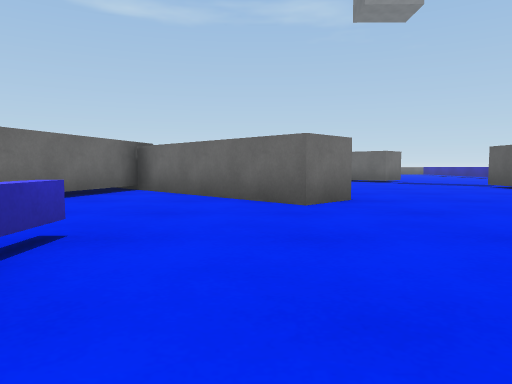
view 1 (above)

24 first-person views from a walk through a scene from a Unity 3-D project. The camera is 0.53 m above the floor, tilts 4° down and sees 70° across. The floor is counted in squares, 1 m on a side. Each view is taken from the middle of a square. On the plan, view 1 faces up. The plan holds only what a view shows up to about 9 squares ahead; the rest is blank. The place goes on beyond the plan. The player character is not drawn.

view 2
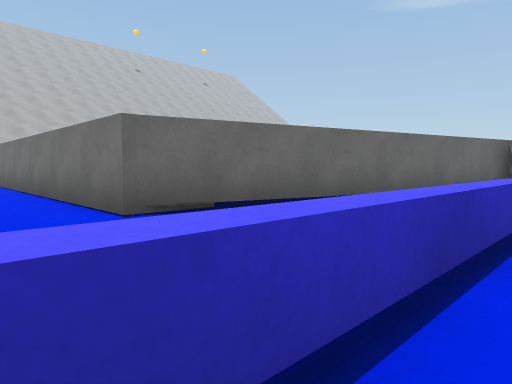

view 3
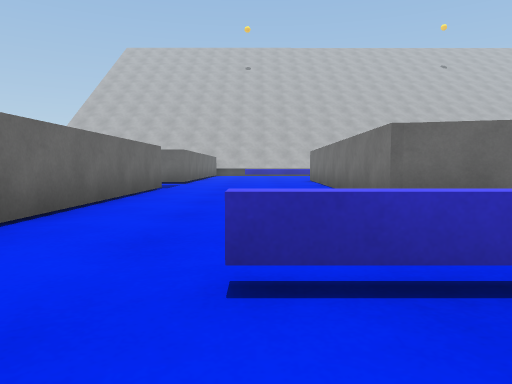

view 4
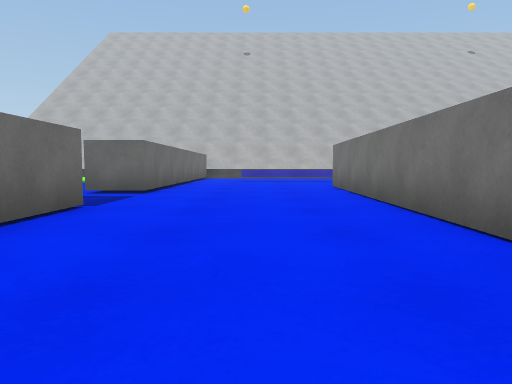

view 5
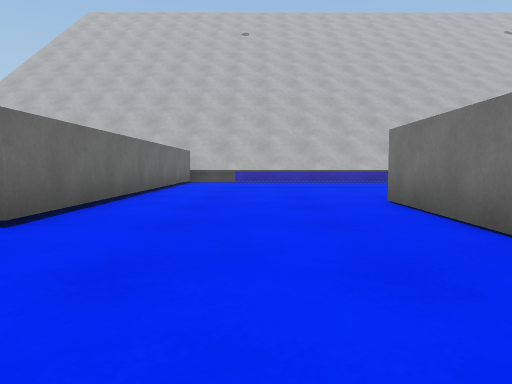

view 6
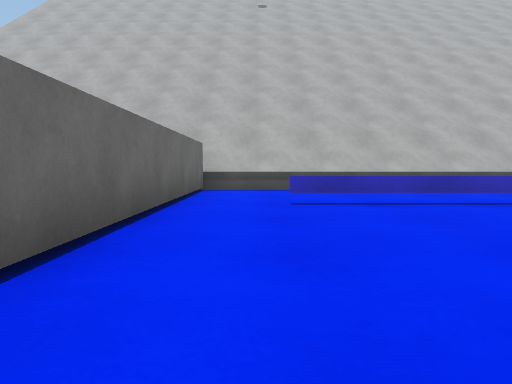

view 7
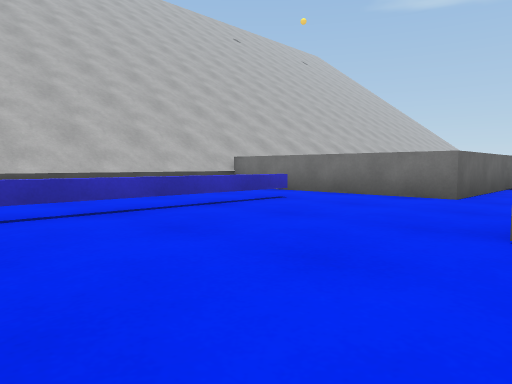

view 8
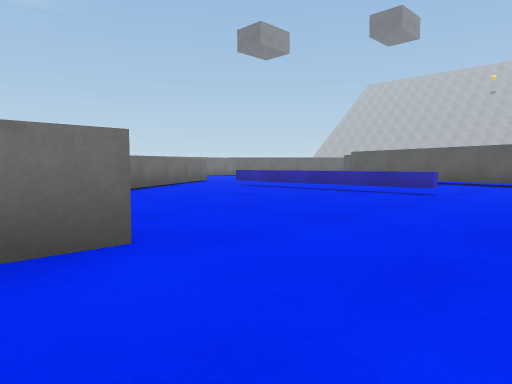

view 9
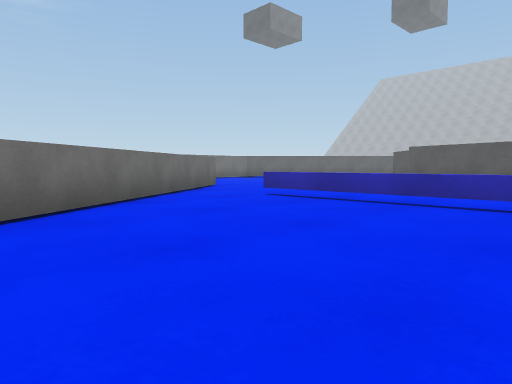

view 10
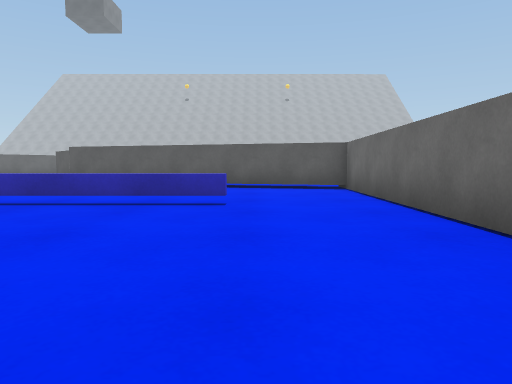

view 11
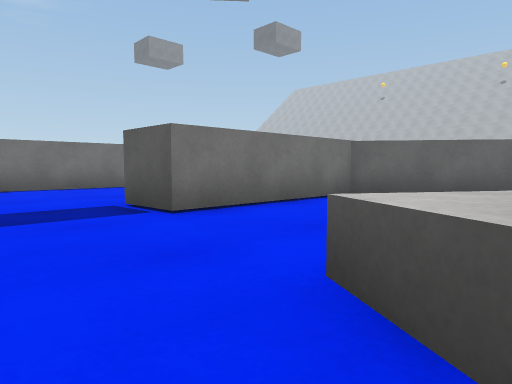

view 12
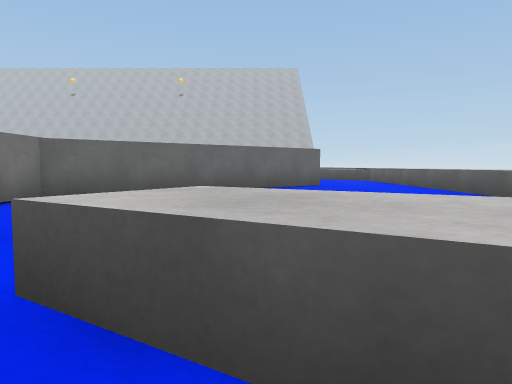

view 13
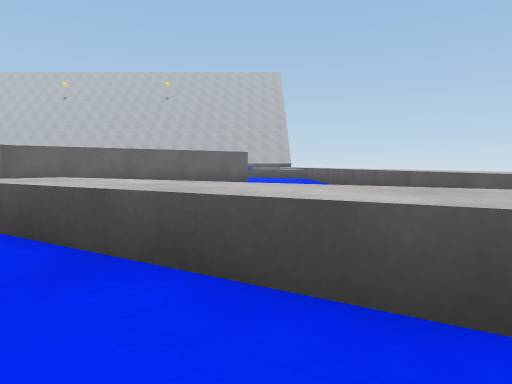

view 14
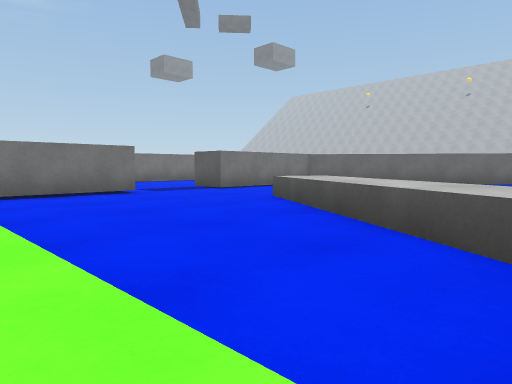

view 15
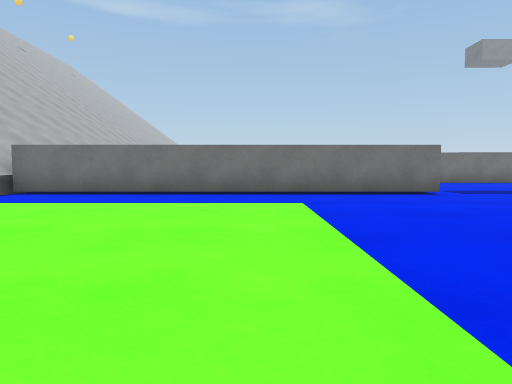

view 16
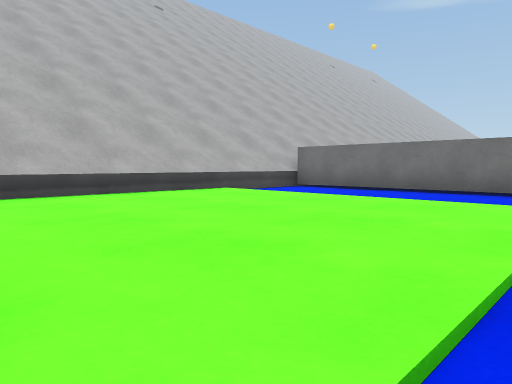

view 17
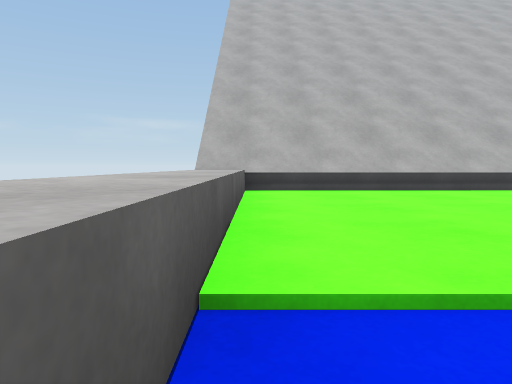

view 18
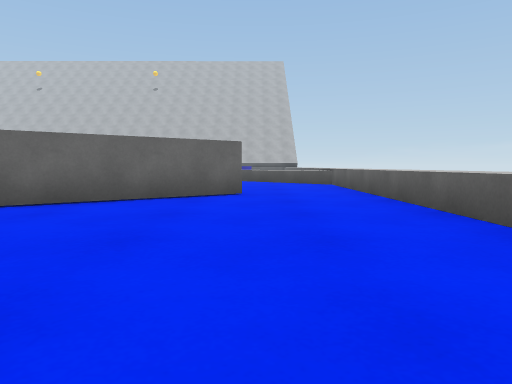

view 19
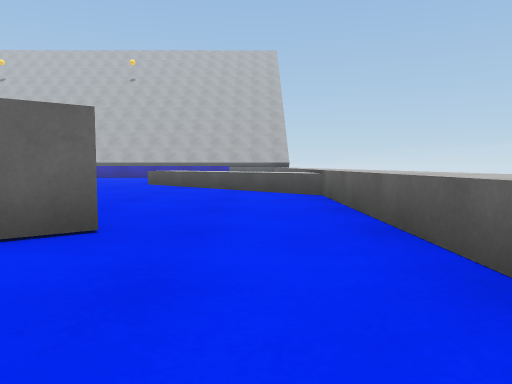

view 20
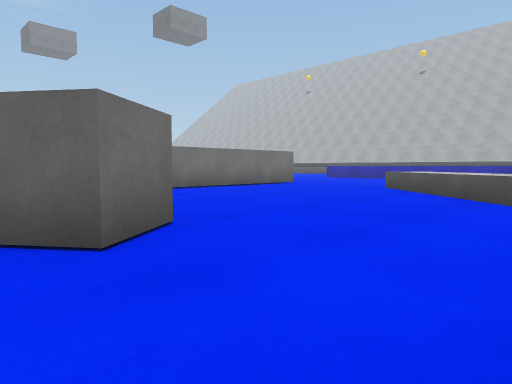

view 21
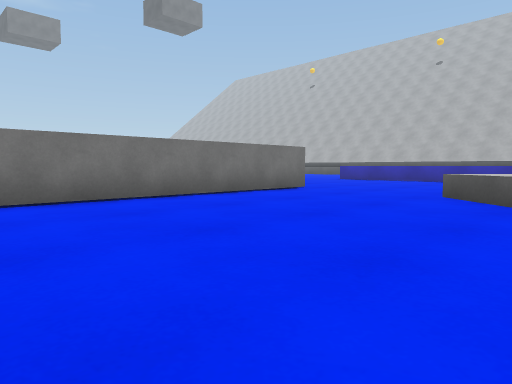

view 22
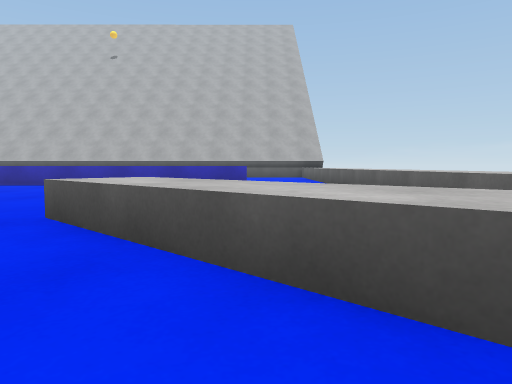

view 23
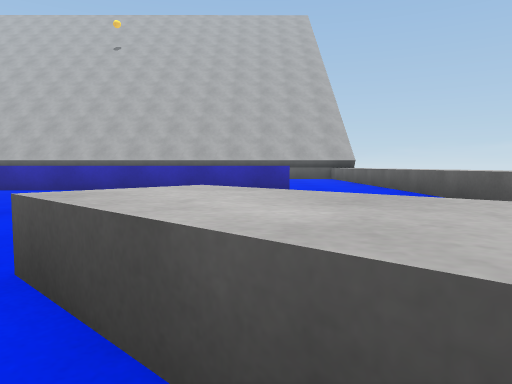

view 24
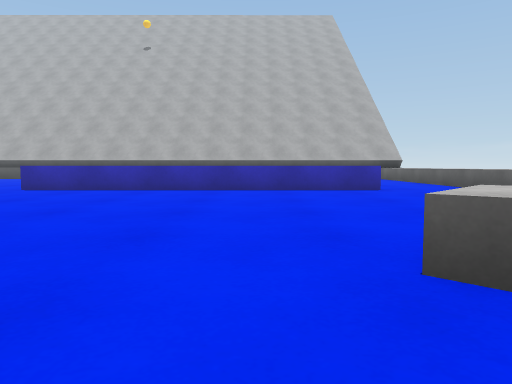

### Floor plan
Key: @ floor where view 1 was taken; # wall or solid block; . main floor; : floor 0.05 m higher than the main floor; ^ raised ledge.
Columns run from 21 left of view 1 to 14 right of it. Each row starts with its distance up from view 1.
 12            ^^.
 11           ^...
 10         ^^.....
  9        ^....^..         ....#
  8       ^.....^..  ####  .....
  7       ^.....^..  ##.## ....
  6       ^.....^..  #...##...
  5   ^^^^^.....^... #....#...
  4 #...............## ......
  3 #...............## .....
  2 #...^...  #######  ^....
  1 #...^...#########  ^...
  0  ^..^............  ^.@
 -1  ^..^.................
 -2  ^...................            .^
 -3  ^..................           ...^
 -4  #########...######   ####### ....^
 -5  ^.............. ##   ............^
 -6  ^.............   #   ............^
 -7  ^:::::.....^    .## .............^
 -8  ^:::::....^^  ....##.......^.....^
 -9  ^:::::....^. ......#......^^.....^
-10  ^:::::...^^ .............^^.   ....
-11  ^:::::..^^.  ...........^^.     ...
-12  ^:::::..^  ............^^  ........
-13  ^^^^^^^^  ^^^^^^^^^^^^^ ^ ^^^^^^^^^

Where each view was taken, in squares from view 1:
view 1: 0 up, 0 right, facing up
view 2: 1 down, 1 left, facing up-left
view 3: 1 down, 0 right, facing left
view 4: 1 down, 4 left, facing left
view 5: 1 down, 8 left, facing left
view 6: 2 down, 12 left, facing left
view 7: 2 down, 13 left, facing up-left
view 8: 2 up, 16 left, facing up-right
view 9: 5 up, 14 left, facing up-right
view 10: 4 up, 14 left, facing right
view 11: 8 down, 11 left, facing up-right
view 12: 8 down, 11 left, facing right
view 13: 10 down, 13 left, facing right
view 14: 12 down, 15 left, facing up-right
view 15: 12 down, 15 left, facing up
view 16: 12 down, 14 left, facing up-left
view 17: 12 down, 13 left, facing left
view 18: 10 down, 8 left, facing right
view 19: 11 down, 4 left, facing right
view 20: 12 down, 2 left, facing up-right
view 21: 10 down, 0 right, facing up-right
view 22: 10 down, 3 right, facing right
view 23: 9 down, 5 right, facing right
view 24: 7 down, 5 right, facing right
